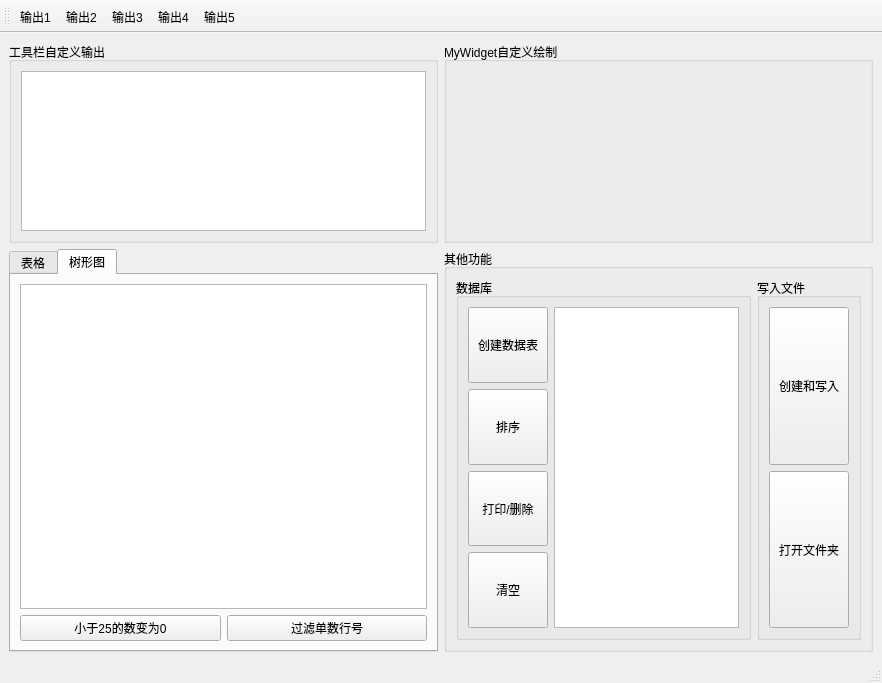
<?xml version="1.0" encoding="UTF-8"?>
<ui version="4.0">
 <class>MainWindow</class>
 <widget class="QMainWindow" name="MainWindow">
  <property name="geometry">
   <rect>
    <x>0</x>
    <y>0</y>
    <width>882</width>
    <height>683</height>
   </rect>
  </property>
  <property name="windowTitle">
   <string>MainWindow</string>
  </property>
  <property name="windowIcon">
   <iconset resource="images.qrc">
    <normaloff>:/images/icon.png</normaloff>:/images/icon.png</iconset>
  </property>
  <widget class="QWidget" name="centralwidget">
   <layout class="QGridLayout" name="gridLayout_4" rowstretch="1,2" columnstretch="1,1">
    <item row="1" column="1">
     <widget class="QGroupBox" name="groupBox_5">
      <property name="title">
       <string>其他功能</string>
      </property>
      <layout class="QGridLayout" name="gridLayout_3">
       <item row="0" column="0">
        <widget class="QGroupBox" name="groupBox_2">
         <property name="title">
          <string>数据库</string>
         </property>
         <layout class="QHBoxLayout" name="horizontalLayout_2">
          <item>
           <layout class="QVBoxLayout" name="verticalLayout">
            <item>
             <widget class="QPushButton" name="btn_CreateSQL">
              <property name="sizePolicy">
               <sizepolicy hsizetype="Minimum" vsizetype="Preferred">
                <horstretch>0</horstretch>
                <verstretch>0</verstretch>
               </sizepolicy>
              </property>
              <property name="text">
               <string>创建数据表</string>
              </property>
             </widget>
            </item>
            <item>
             <widget class="QPushButton" name="btn_SortSQL">
              <property name="sizePolicy">
               <sizepolicy hsizetype="Minimum" vsizetype="Preferred">
                <horstretch>0</horstretch>
                <verstretch>0</verstretch>
               </sizepolicy>
              </property>
              <property name="text">
               <string>排序</string>
              </property>
             </widget>
            </item>
            <item>
             <widget class="QPushButton" name="btn_PrintSQL">
              <property name="sizePolicy">
               <sizepolicy hsizetype="Minimum" vsizetype="Preferred">
                <horstretch>0</horstretch>
                <verstretch>0</verstretch>
               </sizepolicy>
              </property>
              <property name="text">
               <string>打印/删除</string>
              </property>
             </widget>
            </item>
            <item>
             <widget class="QPushButton" name="btn_ClearSQL">
              <property name="sizePolicy">
               <sizepolicy hsizetype="Minimum" vsizetype="Preferred">
                <horstretch>0</horstretch>
                <verstretch>0</verstretch>
               </sizepolicy>
              </property>
              <property name="text">
               <string>清空</string>
              </property>
             </widget>
            </item>
           </layout>
          </item>
          <item>
           <widget class="QPlainTextEdit" name="plainTextEdit_SQL"/>
          </item>
         </layout>
        </widget>
       </item>
       <item row="0" column="1">
        <widget class="QGroupBox" name="groupBox_3">
         <property name="title">
          <string>写入文件</string>
         </property>
         <layout class="QVBoxLayout" name="verticalLayout_3">
          <item>
           <widget class="QPushButton" name="btn_WriteFile">
            <property name="sizePolicy">
             <sizepolicy hsizetype="Minimum" vsizetype="Preferred">
              <horstretch>0</horstretch>
              <verstretch>0</verstretch>
             </sizepolicy>
            </property>
            <property name="text">
             <string>创建和写入</string>
            </property>
           </widget>
          </item>
          <item>
           <widget class="QPushButton" name="btn_OpenFile">
            <property name="sizePolicy">
             <sizepolicy hsizetype="Minimum" vsizetype="Preferred">
              <horstretch>0</horstretch>
              <verstretch>0</verstretch>
             </sizepolicy>
            </property>
            <property name="text">
             <string>打开文件夹</string>
            </property>
           </widget>
          </item>
         </layout>
        </widget>
       </item>
      </layout>
     </widget>
    </item>
    <item row="0" column="1">
     <widget class="QGroupBox" name="groupBox_MyWidget">
      <property name="title">
       <string>MyWidget自定义绘制</string>
      </property>
      <layout class="QGridLayout" name="gridLayout_2">
       <item row="0" column="0">
        <widget class="MyWidget" name="myWidget" native="true"/>
       </item>
      </layout>
     </widget>
    </item>
    <item row="0" column="0">
     <widget class="QGroupBox" name="groupBox">
      <property name="title">
       <string>工具栏自定义输出</string>
      </property>
      <layout class="QGridLayout" name="gridLayout">
       <item row="0" column="0">
        <widget class="QPlainTextEdit" name="plainTextEdit_toolBar"/>
       </item>
      </layout>
     </widget>
    </item>
    <item row="1" column="0">
     <widget class="QTabWidget" name="tabWidget">
      <property name="currentIndex">
       <number>1</number>
      </property>
      <widget class="QWidget" name="table_window">
       <attribute name="title">
        <string>表格</string>
       </attribute>
       <layout class="QVBoxLayout" name="verticalLayout_5">
        <item>
         <widget class="QTableWidget" name="tableWidget"/>
        </item>
        <item>
         <widget class="QPushButton" name="btn_Reverse">
          <property name="text">
           <string>倒序显示(按学号)</string>
          </property>
         </widget>
        </item>
       </layout>
      </widget>
      <widget class="QWidget" name="tree_window">
       <attribute name="title">
        <string>树形图</string>
       </attribute>
       <layout class="QVBoxLayout" name="verticalLayout_4">
        <item>
         <widget class="QTreeView" name="treeView">
          <property name="styleSheet">
           <string notr="true"/>
          </property>
         </widget>
        </item>
        <item>
         <layout class="QHBoxLayout" name="horizontalLayout_4">
          <item>
           <widget class="QPushButton" name="btn_ChangeNum">
            <property name="text">
             <string>小于25的数变为0</string>
            </property>
           </widget>
          </item>
          <item>
           <widget class="QPushButton" name="btn_DeleteRow">
            <property name="text">
             <string>过滤单数行号</string>
            </property>
           </widget>
          </item>
         </layout>
        </item>
       </layout>
      </widget>
     </widget>
    </item>
   </layout>
  </widget>
  <widget class="QMenuBar" name="menubar">
   <property name="geometry">
    <rect>
     <x>0</x>
     <y>0</y>
     <width>882</width>
     <height>21</height>
    </rect>
   </property>
  </widget>
  <widget class="QStatusBar" name="statusbar"/>
  <widget class="QToolBar" name="toolBar">
   <property name="windowTitle">
    <string>toolBar</string>
   </property>
   <property name="toolButtonStyle">
    <enum>Qt::ToolButtonTextBesideIcon</enum>
   </property>
   <attribute name="toolBarArea">
    <enum>TopToolBarArea</enum>
   </attribute>
   <attribute name="toolBarBreak">
    <bool>false</bool>
   </attribute>
   <addaction name="action_Output1"/>
   <addaction name="action_Output2"/>
   <addaction name="action_Output3"/>
   <addaction name="action_Output4"/>
   <addaction name="action_Output5"/>
  </widget>
  <action name="action_Output1">
   <property name="icon">
    <iconset resource="images.qrc">
     <normaloff>:/images/output1.svg</normaloff>:/images/output1.svg</iconset>
   </property>
   <property name="text">
    <string>输出1</string>
   </property>
   <property name="toolTip">
    <string>输出&quot;hello world&quot;</string>
   </property>
   <property name="iconVisibleInMenu">
    <bool>true</bool>
   </property>
  </action>
  <action name="action_Output2">
   <property name="icon">
    <iconset resource="images.qrc">
     <normaloff>:/images/output2.svg</normaloff>:/images/output2.svg</iconset>
   </property>
   <property name="text">
    <string>输出2</string>
   </property>
   <property name="toolTip">
    <string>输出&quot;你好，磐优&quot;</string>
   </property>
   <property name="iconVisibleInMenu">
    <bool>true</bool>
   </property>
  </action>
  <action name="action_Output3">
   <property name="icon">
    <iconset resource="images.qrc">
     <normaloff>:/images/output3.svg</normaloff>:/images/output3.svg</iconset>
   </property>
   <property name="text">
    <string>输出3</string>
   </property>
   <property name="toolTip">
    <string>输出&quot;uDDS.cn&quot;</string>
   </property>
   <property name="iconVisibleInMenu">
    <bool>true</bool>
   </property>
  </action>
  <action name="action_Output4">
   <property name="icon">
    <iconset resource="images.qrc">
     <normaloff>:/images/output4.svg</normaloff>:/images/output4.svg</iconset>
   </property>
   <property name="text">
    <string>输出4</string>
   </property>
   <property name="toolTip">
    <string>输出&quot;很高兴参加本次面试&quot;</string>
   </property>
   <property name="iconVisibleInMenu">
    <bool>true</bool>
   </property>
  </action>
  <action name="action_Output5">
   <property name="icon">
    <iconset resource="images.qrc">
     <normaloff>:/images/output5.svg</normaloff>:/images/output5.svg</iconset>
   </property>
   <property name="text">
    <string>输出5</string>
   </property>
   <property name="toolTip">
    <string>输出&quot;I Love C++/QT&quot;</string>
   </property>
   <property name="iconVisibleInMenu">
    <bool>true</bool>
   </property>
  </action>
 </widget>
 <customwidgets>
  <customwidget>
   <class>MyWidget</class>
   <extends>QWidget</extends>
   <header location="global">mywidget.h</header>
   <container>1</container>
  </customwidget>
 </customwidgets>
 <resources>
  <include location="images.qrc"/>
 </resources>
 <connections/>
</ui>
